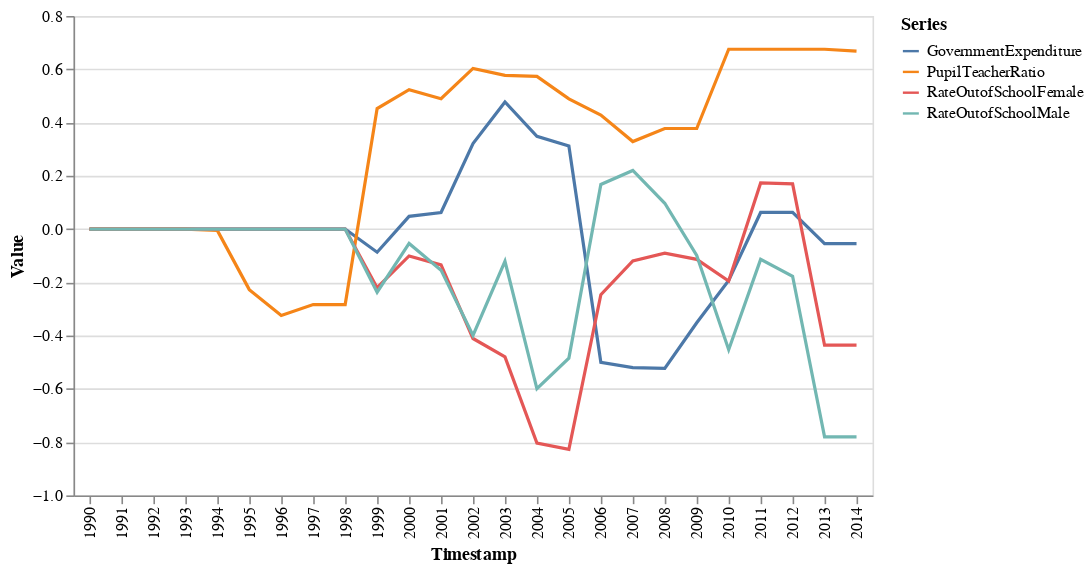

This figure's notebook cell:
### Markdown cell above
The story is different for the United Kingdom.  From 2005, pupil-teacher ratio is going up but also the out of school rate is going up.  The budget goes down around 2005.  Perhaps, programs such as after school project were cut off.  Other factors probably caused the out of school rate to increase even with an increasing pupil-teacher ratio.  Apparently, the UK government noticed such undesired trend increasing the 2008 budget for school programs.  Afterwards, out of school rate and pupil-teacher ratio drop similar to the USA case.

### Code cell
graph = dfTranspose |>
    @filter(_.Country == "United Kingdom") |>
    @filter(_.Series != "RateOutofSchoolBothSexes") |> 
    @vlplot(:line, x=:"Timestamp:o", y=:Value, color=:Series)

### Figure 1 — Vega-Lite specification as saved in the notebook (floating-point values rounded to 4 significant figures)
{"data": {"values": [{"Country": "United Kingdom", "Series": "GovernmentExpenditure", "Timestamp": "1990", "Value": 0}, {"Country": "United Kingdom", "Series": "PupilTeacherRatio", "Timestamp": "1990", "Value": 0}, {"Country": "United Kingdom", "Series": "RateOutofSchoolFemale", "Timestamp": "1990", "Value": 0}, {"Country": "United Kingdom", "Series": "RateOutofSchoolMale", "Timestamp": "1990", "Value": 0}, {"Country": "United Kingdom", "Series": "GovernmentExpenditure", "Timestamp": "1991", "Value": 0}, {"Country": "United Kingdom", "Series": "PupilTeacherRatio", "Timestamp": "1991", "Value": 0}, {"Country": "United Kingdom", "Series": "RateOutofSchoolFemale", "Timestamp": "1991", "Value": 0}, {"Country": "United Kingdom", "Series": "RateOutofSchoolMale", "Timestamp": "1991", "Value": 0}, {"Country": "United Kingdom", "Series": "GovernmentExpenditure", "Timestamp": "1992", "Value": 0}, {"Country": "United Kingdom", "Series": "PupilTeacherRatio", "Timestamp": "1992", "Value": 0}, {"Country": "United Kingdom", "Series": "RateOutofSchoolFemale", "Timestamp": "1992", "Value": 0}, {"Country": "United Kingdom", "Series": "RateOutofSchoolMale", "Timestamp": "1992", "Value": 0}, {"Country": "United Kingdom", "Series": "GovernmentExpenditure", "Timestamp": "1993", "Value": 0}, {"Country": "United Kingdom", "Series": "PupilTeacherRatio", "Timestamp": "1993", "Value": 0}, {"Country": "United Kingdom", "Series": "RateOutofSchoolFemale", "Timestamp": "1993", "Value": 0}, {"Country": "United Kingdom", "Series": "RateOutofSchoolMale", "Timestamp": "1993", "Value": 0}, {"Country": "United Kingdom", "Series": "GovernmentExpenditure", "Timestamp": "1994", "Value": 0}, {"Country": "United Kingdom", "Series": "PupilTeacherRatio", "Timestamp": "1994", "Value": -0.005184}, {"Country": "United Kingdom", "Series": "RateOutofSchoolFemale", "Timestamp": "1994", "Value": 0}, {"Country": "United Kingdom", "Series": "RateOutofSchoolMale", "Timestamp": "1994", "Value": 0}, {"Country": "United Kingdom", "Series": "GovernmentExpenditure", "Timestamp": "1995", "Value": 0}, {"Country": "United Kingdom", "Series": "PupilTeacherRatio", "Timestamp": "1995", "Value": -0.2274}, {"Country": "United Kingdom", "Series": "RateOutofSchoolFemale", "Timestamp": "1995", "Value": 0}, {"Country": "United Kingdom", "Series": "RateOutofSchoolMale", "Timestamp": "1995", "Value": 0}, {"Country": "United Kingdom", "Series": "GovernmentExpenditure", "Timestamp": "1996", "Value": 0}, {"Country": "United Kingdom", "Series": "PupilTeacherRatio", "Timestamp": "1996", "Value": -0.3249}, {"Country": "United Kingdom", "Series": "RateOutofSchoolFemale", "Timestamp": "1996", "Value": 0}, {"Country": "United Kingdom", "Series": "RateOutofSchoolMale", "Timestamp": "1996", "Value": 0}, {"Country": "United Kingdom", "Series": "GovernmentExpenditure", "Timestamp": "1997", "Value": 0}, {"Country": "United Kingdom", "Series": "PupilTeacherRatio", "Timestamp": "1997", "Value": -0.2836}, {"Country": "United Kingdom", "Series": "RateOutofSchoolFemale", "Timestamp": "1997", "Value": 0}, {"Country": "United Kingdom", "Series": "RateOutofSchoolMale", "Timestamp": "1997", "Value": 0}, {"Country": "United Kingdom", "Series": "GovernmentExpenditure", "Timestamp": "1998", "Value": 0}, {"Country": "United Kingdom", "Series": "PupilTeacherRatio", "Timestamp": "1998", "Value": -0.2836}, {"Country": "United Kingdom", "Series": "RateOutofSchoolFemale", "Timestamp": "1998", "Value": 0}, {"Country": "United Kingdom", "Series": "RateOutofSchoolMale", "Timestamp": "1998", "Value": 0}, {"Country": "United Kingdom", "Series": "GovernmentExpenditure", "Timestamp": "1999", "Value": -0.08701}, {"Country": "United Kingdom", "Series": "PupilTeacherRatio", "Timestamp": "1999", "Value": 0.4525}, {"Country": "United Kingdom", "Series": "RateOutofSchoolFemale", "Timestamp": "1999", "Value": -0.2204}, {"Country": "United Kingdom", "Series": "RateOutofSchoolMale", "Timestamp": "1999", "Value": -0.2372}, {"Country": "United Kingdom", "Series": "GovernmentExpenditure", "Timestamp": "2000", "Value": 0.04774}, {"Country": "United Kingdom", "Series": "PupilTeacherRatio", "Timestamp": "2000", "Value": 0.5234}, {"Country": "United Kingdom", "Series": "RateOutofSchoolFemale", "Timestamp": "2000", "Value": -0.1011}, {"Country": "United Kingdom", "Series": "RateOutofSchoolMale", "Timestamp": "2000", "Value": -0.0539}, {"Country": "United Kingdom", "Series": "GovernmentExpenditure", "Timestamp": "2001", "Value": 0.06226}, {"Country": "United Kingdom", "Series": "PupilTeacherRatio", "Timestamp": "2001", "Value": 0.4894}, {"Country": "United Kingdom", "Series": "RateOutofSchoolFemale", "Timestamp": "2001", "Value": -0.1344}, {"Country": "United Kingdom", "Series": "RateOutofSchoolMale", "Timestamp": "2001", "Value": -0.1544}, {"Country": "United Kingdom", "Series": "GovernmentExpenditure", "Timestamp": "2002", "Value": 0.3208}, {"Country": "United Kingdom", "Series": "PupilTeacherRatio", "Timestamp": "2002", "Value": 0.6033}, {"Country": "United Kingdom", "Series": "RateOutofSchoolFemale", "Timestamp": "2002", "Value": -0.411}, {"Country": "United Kingdom", "Series": "RateOutofSchoolMale", "Timestamp": "2002", "Value": -0.3992}, {"Country": "United Kingdom", "Series": "GovernmentExpenditure", "Timestamp": "2003", "Value": 0.4772}, {"Country": "United Kingdom", "Series": "PupilTeacherRatio", "Timestamp": "2003", "Value": 0.5773}, {"Country": "United Kingdom", "Series": "RateOutofSchoolFemale", "Timestamp": "2003", "Value": -0.4798}, {"Country": "United Kingdom", "Series": "RateOutofSchoolMale", "Timestamp": "2003", "Value": -0.1209}, {"Country": "United Kingdom", "Series": "GovernmentExpenditure", "Timestamp": "2004", "Value": 0.3483}, {"Country": "United Kingdom", "Series": "PupilTeacherRatio", "Timestamp": "2004", "Value": 0.5733}, {"Country": "United Kingdom", "Series": "RateOutofSchoolFemale", "Timestamp": "2004", "Value": -0.8038}, {"Country": "United Kingdom", "Series": "RateOutofSchoolMale", "Timestamp": "2004", "Value": -0.5997}, {"Country": "United Kingdom", "Series": "GovernmentExpenditure", "Timestamp": "2005", "Value": 0.3121}, {"Country": "United Kingdom", "Series": "PupilTeacherRatio", "Timestamp": "2005", "Value": 0.4887}, {"Country": "United Kingdom", "Series": "RateOutofSchoolFemale", "Timestamp": "2005", "Value": -0.8271}, {"Country": "United Kingdom", "Series": "RateOutofSchoolMale", "Timestamp": "2005", "Value": -0.4846}, {"Country": "United Kingdom", "Series": "GovernmentExpenditure", "Timestamp": "2006", "Value": -0.5003}, {"Country": "United Kingdom", "Series": "PupilTeacherRatio", "Timestamp": "2006", "Value": 0.4281}, {"Country": "United Kingdom", "Series": "RateOutofSchoolFemale", "Timestamp": "2006", "Value": -0.2467}, {"Country": "United Kingdom", "Series": "RateOutofSchoolMale", "Timestamp": "2006", "Value": 0.1676}, {"Country": "United Kingdom", "Series": "GovernmentExpenditure", "Timestamp": "2007", "Value": -0.52}, {"Country": "United Kingdom", "Series": "PupilTeacherRatio", "Timestamp": "2007", "Value": 0.3285}, {"Country": "United Kingdom", "Series": "RateOutofSchoolFemale", "Timestamp": "2007", "Value": -0.1196}, {"Country": "United Kingdom", "Series": "RateOutofSchoolMale", "Timestamp": "2007", "Value": 0.2199}, {"Country": "United Kingdom", "Series": "GovernmentExpenditure", "Timestamp": "2008", "Value": -0.5228}, {"Country": "United Kingdom", "Series": "PupilTeacherRatio", "Timestamp": "2008", "Value": 0.3776}, {"Country": "United Kingdom", "Series": "RateOutofSchoolFemale", "Timestamp": "2008", "Value": -0.0907}, {"Country": "United Kingdom", "Series": "RateOutofSchoolMale", "Timestamp": "2008", "Value": 0.0968}, {"Country": "United Kingdom", "Series": "GovernmentExpenditure", "Timestamp": "2009", "Value": -0.3517}, {"Country": "United Kingdom", "Series": "PupilTeacherRatio", "Timestamp": "2009", "Value": 0.3776}, {"Country": "United Kingdom", "Series": "RateOutofSchoolFemale", "Timestamp": "2009", "Value": -0.1138}, {"Country": "United Kingdom", "Series": "RateOutofSchoolMale", "Timestamp": "2009", "Value": -0.09931}, {"Country": "United Kingdom", "Series": "GovernmentExpenditure", "Timestamp": "2010", "Value": -0.1926}, {"Country": "United Kingdom", "Series": "PupilTeacherRatio", "Timestamp": "2010", "Value": 0.6751}, {"Country": "United Kingdom", "Series": "RateOutofSchoolFemale", "Timestamp": "2010", "Value": -0.1951}, {"Country": "United Kingdom", "Series": "RateOutofSchoolMale", "Timestamp": "2010", "Value": -0.4531}, {"Country": "United Kingdom", "Series": "GovernmentExpenditure", "Timestamp": "2011", "Value": 0.06231}, {"Country": "United Kingdom", "Series": "PupilTeacherRatio", "Timestamp": "2011", "Value": 0.6751}, {"Country": "United Kingdom", "Series": "RateOutofSchoolFemale", "Timestamp": "2011", "Value": 0.1729}, {"Country": "United Kingdom", "Series": "RateOutofSchoolMale", "Timestamp": "2011", "Value": -0.1138}, {"Country": "United Kingdom", "Series": "GovernmentExpenditure", "Timestamp": "2012", "Value": 0.06231}, {"Country": "United Kingdom", "Series": "PupilTeacherRatio", "Timestamp": "2012", "Value": 0.6751}, {"Country": "United Kingdom", "Series": "RateOutofSchoolFemale", "Timestamp": "2012", "Value": 0.1694}, {"Country": "United Kingdom", "Series": "RateOutofSchoolMale", "Timestamp": "2012", "Value": -0.1773}, {"Country": "United Kingdom", "Series": "GovernmentExpenditure", "Timestamp": "2013", "Value": -0.05491}, {"Country": "United Kingdom", "Series": "PupilTeacherRatio", "Timestamp": "2013", "Value": 0.6751}, {"Country": "United Kingdom", "Series": "RateOutofSchoolFemale", "Timestamp": "2013", "Value": -0.4361}, {"Country": "United Kingdom", "Series": "RateOutofSchoolMale", "Timestamp": "2013", "Value": -0.7801}, {"Country": "United Kingdom", "Series": "GovernmentExpenditure", "Timestamp": "2014", "Value": -0.05491}, {"Country": "United Kingdom", "Series": "PupilTeacherRatio", "Timestamp": "2014", "Value": 0.6682}, {"Country": "United Kingdom", "Series": "RateOutofSchoolFemale", "Timestamp": "2014", "Value": -0.4361}, {"Country": "United Kingdom", "Series": "RateOutofSchoolMale", "Timestamp": "2014", "Value": -0.7801}]}, "encoding": {"color": {"field": "Series", "type": "nominal"}, "x": {"field": "Timestamp", "type": "ordinal"}, "y": {"field": "Value", "type": "quantitative"}}, "mark": "line"}
